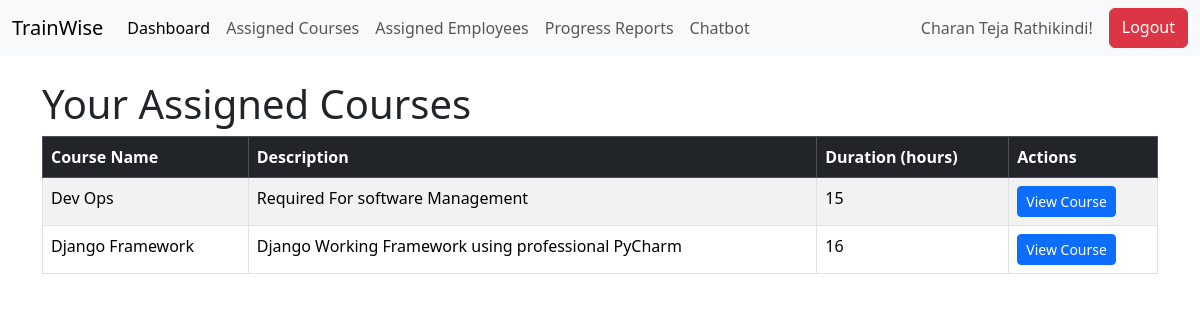
The page /trainer/my-courses/ (signed in) on the database its author committed.
### admin_app/models.py (models this page shows, shortened)
class Course(models.Model):
    name = models.CharField(max_length=100)
    description = models.TextField()
    duration = models.PositiveIntegerField()  # Duration in hours
    trainer = models.ForeignKey(User, on_delete=models.SET_NULL, null=True)  # Trainer linked to User
    status = models.BooleanField(default=True)  # Active/Inactive status

### trainer/views.py (the view)
# urls.py: path('my-courses/', views.assigned_courses, name='my_courses'),
def assigned_courses(request):
    course = apps.get_model('admin_app', 'Course')
    trainer = request.user
    courses = course.objects.filter(trainer=trainer)
    return render(request, 'trainer/assigned_courses.html', {'courses': courses})

### templates/trainer/assigned_courses.html (shortened to what this page needs)
<!DOCTYPE html>
<html lang="en">
<head>
    <link href="https://cdn.jsdelivr.net/npm/bootstrap@5.3.3/dist/css/bootstrap.min.css" rel="stylesheet">
</head>
<body>
    {% include 'trainer/trainer_navbar.html' %}
    <div class="container mt-4">
        <h1>Your Assigned Courses</h1>
        <div class="table-responsive">
            <table class="table table-striped table-bordered">
                <thead class="table-dark">
                    <tr>
                        <th>Course Name</th>
                        <th>Description</th>
                        <th>Duration (hours)</th>
                        <th>Actions</th>
                    </tr>
                </thead>
                <tbody>
                    {% for course in courses %}
                    <tr>
                        <td>{{ course.name }}</td>
                        <td>{{ course.description }}</td>
                        <td>{{ course.duration }}</td>
                        <td>
                            <a href="{% url 'trainer:course_detail' course.id %}" class="btn btn-primary btn-sm">View Course</a>
                        </td>
                    </tr>
                    {% empty %}
                    <tr>
                        <td colspan="4" class="text-center">No courses assigned yet.</td>
                    </tr>
                    {% endfor %}
                </tbody>
            </table>
        </div>
    </div>
</body>
</html>

### templates/trainer/trainer_navbar.html (shortened to what this page needs)
<!DOCTYPE html>
<html lang="en">
<head>
    <link href="https://cdn.jsdelivr.net/npm/bootstrap@5.3.3/dist/css/bootstrap.min.css" rel="stylesheet">
</head>
<body>
<nav class="navbar navbar-expand-lg navbar-light bg-light">
  <div class="container-fluid">
    <a class="navbar-brand" href="{% url 'trainer:homepage_trainer' %}">TrainWise</a>
    <div class="collapse navbar-collapse" id="navbarNav">
      <ul class="navbar-nav me-auto mb-2 mb-lg-0">
        <li class="nav-item">
          <a class="nav-link active" href="#">Dashboard</a>
        </li>
        <li class="nav-item">
          <a class="nav-link" href="{% url 'trainer:my_courses' %}">Assigned Courses</a>
        </li>
        <li class="nav-item">
          <a class="nav-link" href="{% url 'trainer:assigned_employees' %}">Assigned Employees</a>
        </li>
        <li class="nav-item">
          <a class="nav-link" href="#">Progress Reports</a>
        </li>
        <li class="nav-item">
          <a class="nav-link" href="#">Chatbot</a>
        </li>
      </ul>
      <div class="d-flex">
          <span class="navbar-text me-3">{{ user.get_full_name }}!</span>
        {% if user.is_authenticated %}
            <a class="btn btn-danger btn-custom" href="{% url 'admin_app:log_out' %}">Logout</a>
          {% else %}
          <a class="btn btn-primary btn-custom" href="{% url 'admin_app:user_login' %}">Login</a>
          <a class="btn btn-secondary btn-custom" href="#">Register</a>
        {% endif %}
      </div>
    </div>
  </div>
</nav>
</body>
</html>

### rows shown on the page
Course: name "Dev Ops", description "Required For software Management", duration "15"
Course: name "Django Framework", description "Django Working Framework using professional PyCharm", duration "16"

### other values the page prints
{{ user.get_full_name }} "Charan Teja Rathikindi"
